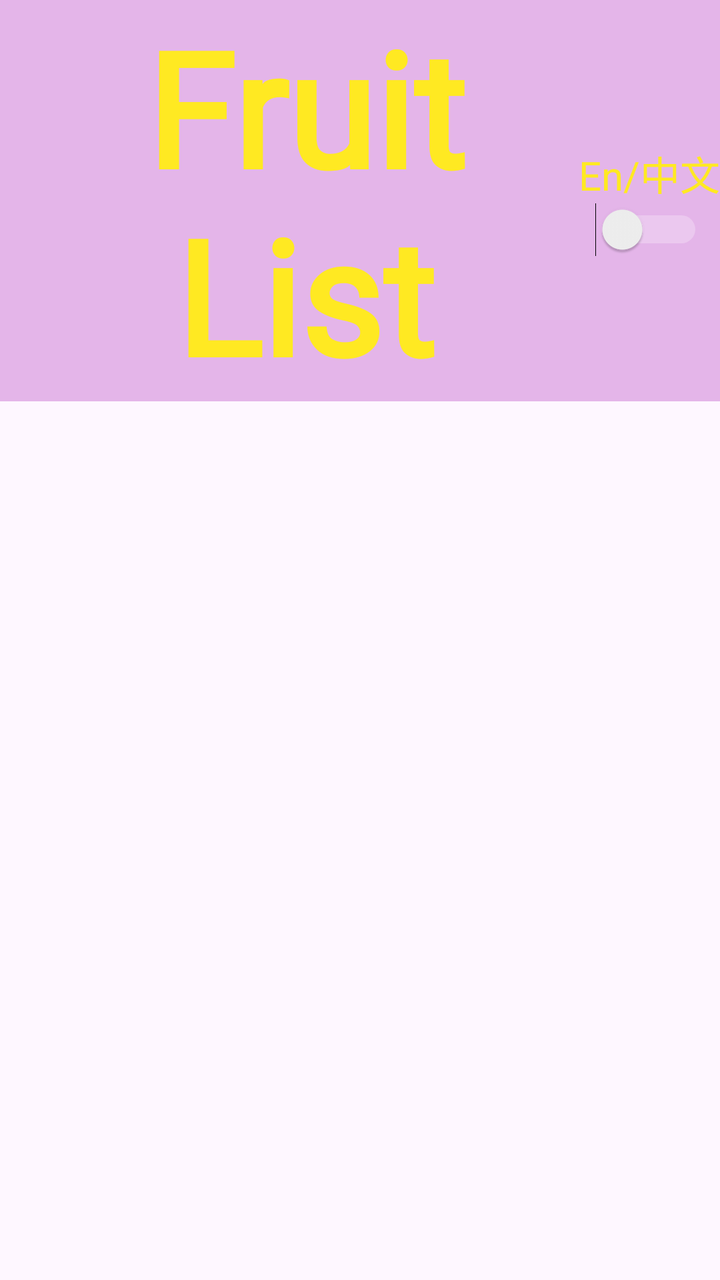
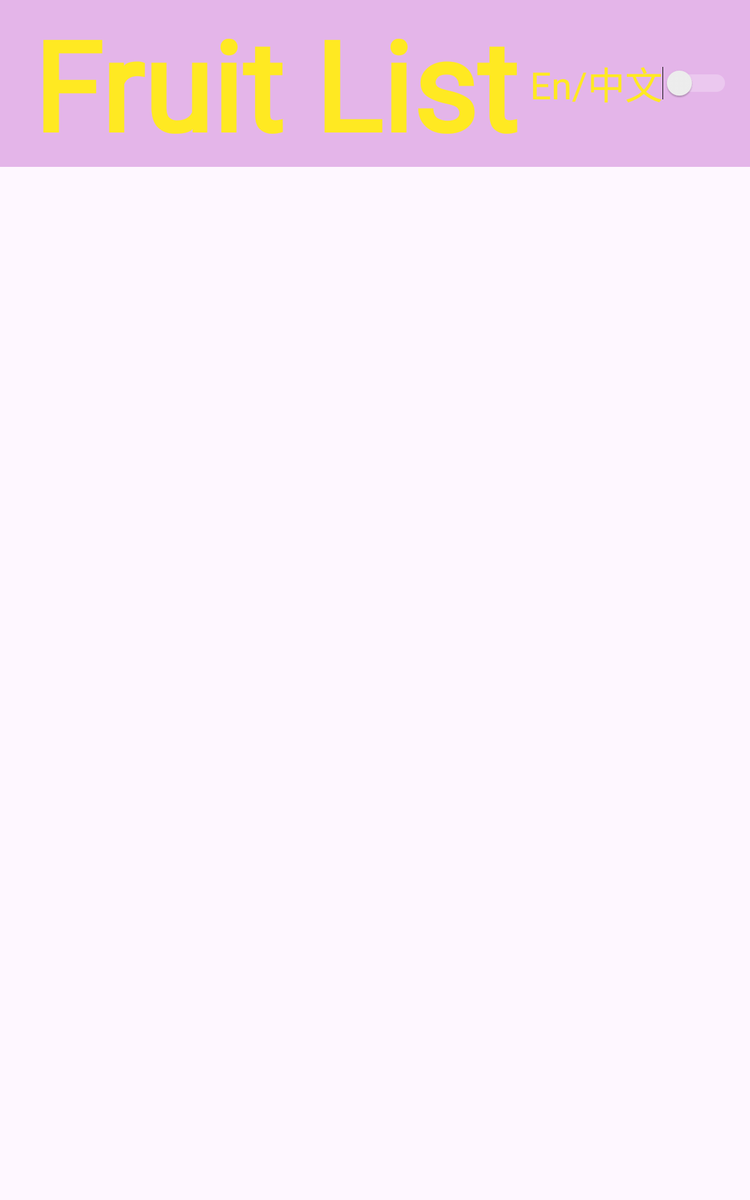

The same Android screen from two of the app's own layout files: first res/layout/ as a phone draws it, then the repository's variant for another configuration, drawn on a device whose configuration selects that folder. Both files follow.
<!-- AndroidManifest.xml: application theme Theme.MC_Ass2 -->
<!-- res/layout/activity_main.xml -->
<?xml version="1.0" encoding="utf-8"?>
<LinearLayout xmlns:android="http://schemas.android.com/apk/res/android"
    xmlns:app="http://schemas.android.com/apk/res-auto"
    android:layout_width="match_parent"
    android:layout_height="match_parent"
    android:orientation="vertical">

    <androidx.appcompat.widget.Toolbar
        android:id="@+id/toolbar"
        android:layout_width="match_parent"
        android:layout_height="wrap_content"
        android:background="#A2D68FDC"
        android:theme="@style/ThemeOverlay.AppCompat.Dark.ActionBar">

        <LinearLayout
            android:layout_width="match_parent"
            android:layout_height="wrap_content"
            android:orientation="horizontal"
            android:gravity="center_vertical">


            <TextView
                android:id="@+id/title"
                android:layout_width="0dp"
                android:layout_height="wrap_content"
                android:text="@string/fruit_list"
                android:textSize="80sp"
                android:textStyle="bold"
                android:layout_weight="1"
                android:gravity="center"
                android:textColor="#FFE922"
              android:fontFamily="@font/sankei_cute_popanime_2" />

            <LinearLayout
                android:layout_width="wrap_content"
                android:layout_height="wrap_content"
                android:orientation="vertical"
                android:gravity="center">

                <TextView
                    android:id="@+id/languageLabel"
                    android:layout_width="wrap_content"
                    android:layout_height="wrap_content"
                    android:text="En/中文"
                    android:textSize="20sp"
                    android:textColor="#FFE922"
                    android:gravity="center"
                    android:fontFamily="@font/sankei_cute_popanime_2"/>

                <Switch
                    android:id="@+id/languageSwitch"
                    android:layout_width="wrap_content"
                    android:layout_height="wrap_content"
                    android:checked="false" />
            </LinearLayout>
        </LinearLayout>
    </androidx.appcompat.widget.Toolbar>

    <GridView
        android:id="@+id/gridView"
        android:layout_width="match_parent"
        android:layout_height="wrap_content"
        android:numColumns="1"
        android:verticalSpacing="10dp"
        android:horizontalSpacing="10dp"
        android:gravity="center" />
</LinearLayout>
<!-- resources referenced by this layout -->
<resources>
  <string name="fruit_list">Fruit List</string>
  <style name="Theme.MC_Ass2" parent="Base.Theme.MC_Ass2" />
  <style name="Base.Theme.MC_Ass2" parent="Theme.Material3.DayNight.NoActionBar">
          
          
      </style>
</resources>
<!-- res/layout-sw600dp/activity_main.xml (the repository's variant of the layout above) -->
<!-- drawn on a 7-inch tablet held upright -->
<?xml version="1.0" encoding="utf-8"?>
<LinearLayout xmlns:android="http://schemas.android.com/apk/res/android"
    xmlns:app="http://schemas.android.com/apk/res-auto"
    android:layout_width="match_parent"
    android:layout_height="match_parent"
    android:orientation="vertical">

    <androidx.appcompat.widget.Toolbar
        android:id="@+id/toolbar"
        android:layout_width="match_parent"
        android:layout_height="wrap_content"
        android:background="#A2D68FDC"
        android:theme="@style/ThemeOverlay.AppCompat.Dark.ActionBar">

        <LinearLayout
            android:layout_width="match_parent"
            android:layout_height="wrap_content"
            android:orientation="horizontal"
            android:gravity="center_vertical">

            <TextView
                android:id="@+id/title"
                android:layout_width="0dp"
                android:layout_height="wrap_content"
                android:text="@string/fruit_list"
                android:textSize="100sp"
                android:textStyle="bold"
                android:layout_weight="1"
                android:gravity="center"
                android:textColor="#FFE922"
                android:fontFamily="@font/sankei_cute_popanime_2" />

            <LinearLayout
                android:layout_width="wrap_content"
                android:layout_height="wrap_content"
                android:orientation="horizontal"
                android:gravity="center">

                <TextView
                    android:id="@+id/languageLabel"
                    android:layout_width="wrap_content"
                    android:layout_height="wrap_content"
                    android:text="En/中文"
                    android:textSize="30sp"
                    android:textColor="#FFE922"
                    android:gravity="center"
                    android:fontFamily="@font/sankei_cute_popanime_2"/>

                <Switch
                    android:id="@+id/languageSwitch"
                    android:layout_width="wrap_content"
                    android:layout_height="wrap_content"
                    android:checked="false" />
            </LinearLayout>
        </LinearLayout>
    </androidx.appcompat.widget.Toolbar>

    <GridView
        android:id="@+id/gridView"
        android:layout_width="match_parent"
        android:layout_height="wrap_content"
        android:numColumns="2"
        android:verticalSpacing="16dp"
        android:horizontalSpacing="16dp"
        android:gravity="center" />
</LinearLayout>
